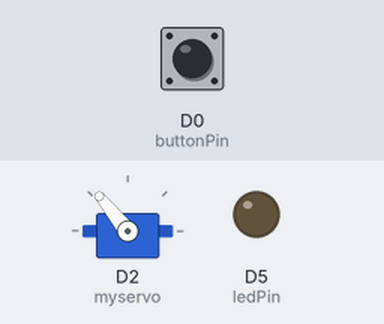
This sketch was run on a simulated ESP8266 (NodeMCU). Shown: servo, output pins drawn as LEDs (lit = HIGH). The test bench sets the inputs (shaded band); at power-on: D0 (buttonPin) LOW.

Above: at 6.2 s.
6.3 s: D0 (buttonPin) pulled HIGH for 3 s
At 6.45 s:
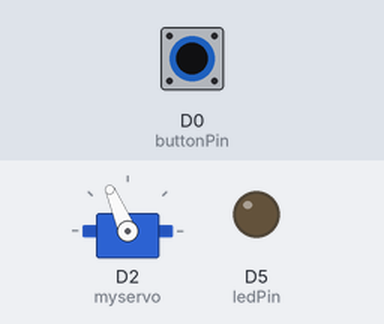
At 9.0 s:
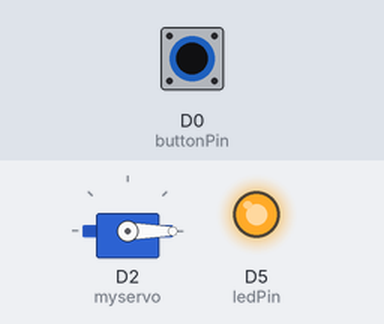
Timing chart, 0 to 16.8 s (numbered marks = the images above; inputs shaded):
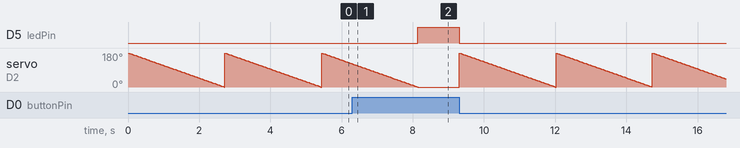

Measured:
- after the input at 6.3 s, D5 (ledPin): LOW → HIGH after 1.8 s, → LOW 1.2 s later
- by itself, servo on D2 (myservo): ramps from 180° to 0° and jumps back, once every 2.7 s

The sketch:

SERVO_Button.ino
```cpp
// constants won't change. They're used here to set pin numbers:
const int buttonPin = D0;     // the number of the pushbutton pin
const int ledPin = D5;      // the number of the LED pin

#include <Servo.h>

Servo myservo;
// variables will change:
int buttonState = 0;         // variable for reading the pushbutton status

void setup() {
  // initialize the LED pin as an output:
  pinMode(ledPin, OUTPUT);
  // initialize the pushbutton pin as an input:
  pinMode(buttonPin, INPUT);
  myservo.attach(D2);
}

void loop() {
  // read the state of the pushbutton value:
  buttonState = digitalRead(buttonPin);
int pos;
  // check if the pushbutton is pressed. If it is, the buttonState is HIGH:
  if (buttonState == HIGH) {
    // turn LED on:
    digitalWrite(ledPin, HIGH);
if(pos==180){
  for (pos = 0; pos <= 180; pos += 1) { // goes from 0 degrees to 180 degrees
    // in steps of 1 degree
    myservo.write(pos);              // tell servo to go to position in variable 'pos'
    delay(15);                       // waits 15ms for the servo to reach the position
  }

  pos=180;
}
  }
  else {
    // turn LED off:
    digitalWrite(ledPin, LOW);
  if (pos==0){
  for (pos = 180; pos >= 0; pos -= 1) { // goes from 180 degrees to 0 degrees
    myservo.write(pos);              // tell servo to go to position in variable 'pos'
    delay(15);                       // waits 15ms for the servo to reach the position

  }
  pos=0;
  }
  }
}
```
